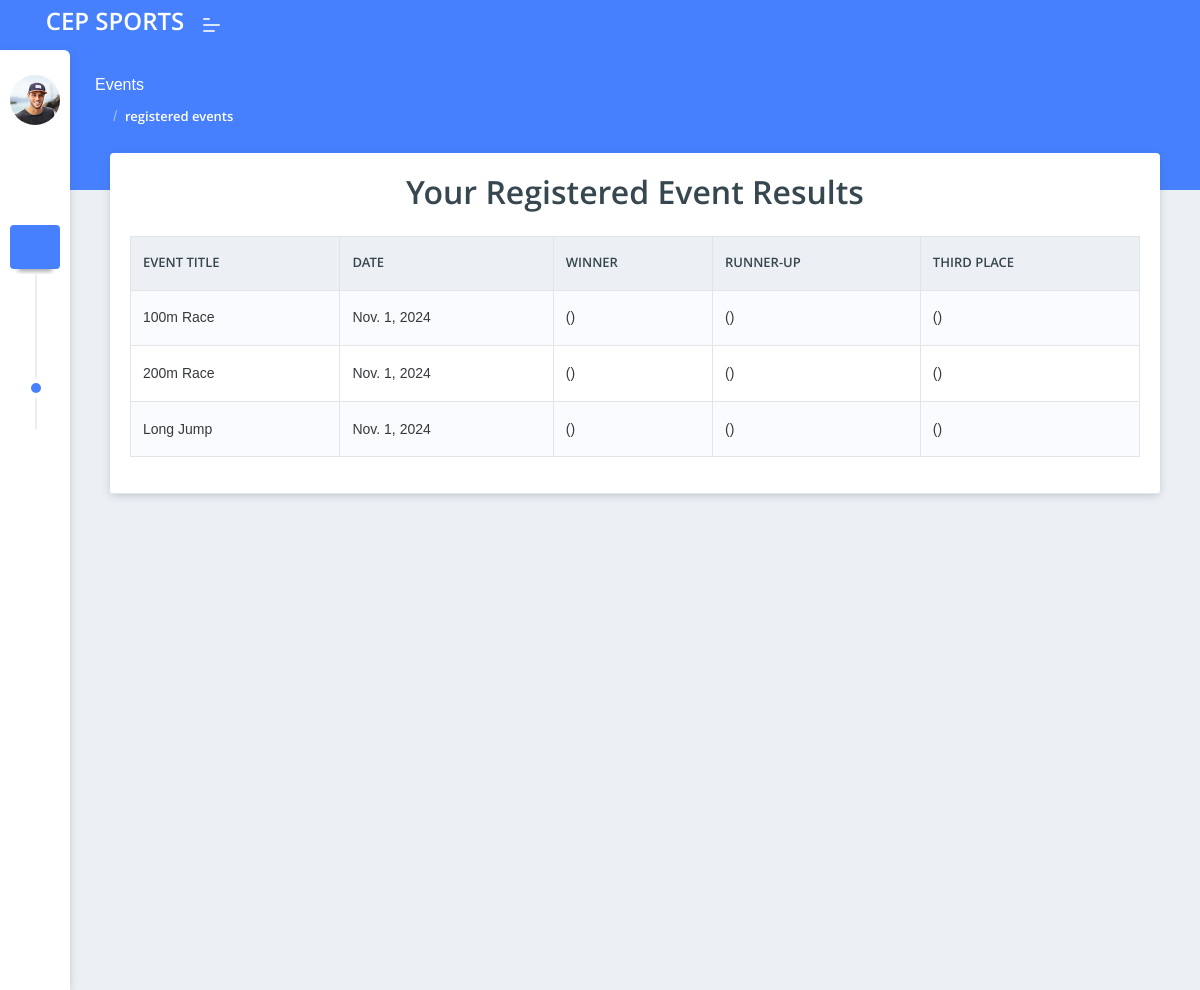
The app's page /student/student/results/ (signed in) with its own data.
### admin_panel/models.py (models this page shows, shortened)
class SportEvent(models.Model):
    title = models.CharField(max_length=255)
    description = models.TextField()
    date = models.DateField()
    time = models.TimeField()
    location = models.CharField(max_length=255)
    sport_type = models.CharField(max_length=50)
    remarks = models.TextField(blank=True, null=True)
    coordinator = models.ForeignKey(Coordinator, on_delete=models.CASCADE)

### coordinator/models.py (models this page shows)
class Result(models.Model):
    sport_event = models.ForeignKey(SportEvent, on_delete=models.CASCADE)
    title = models.CharField(max_length=100)
    first_prize = models.CharField(max_length=100)  # Use CharField for the winner's name or ID
    second_prize = models.CharField(max_length=100)  # Use CharField for runner-up's name or ID
    third_prize = models.CharField(max_length=100)  # Use CharField for third place's name or ID
    date = models.DateField(auto_now_add=True)

### student/views.py (the view)
# urls.py: path('student/results/', views.view_results, name='view_results'),
@login_required
def view_results(request):
    student = get_object_or_404(CoreStudent, user=request.user)
    registered_events = EventRegistration.objects.filter(student=student)
    results = []
    for registration in registered_events:
        result = Result.objects.filter(sport_event=registration.event).first()
        if result:
            results.append({
                'event': registration.event,
                'result': result
            })
    return render(request, 'student/view_results.html', {'results': results})

### student/templates/student/view_results.html
{% extends "student/base.html" %}
{% load static %}
{% block content %}
<div class="pcoded-main-container">
    <div class="pcoded-content">
        <div class="page-header">
            <div class="page-block">
                <div class="row align-items-center">
                    <div class="col-md-12">
                        <div class="page-header-title">
                            <h5 class="m-b-10">Events</h5>
                        </div>
                        <ul class="breadcrumb">
                            <li class="breadcrumb-item"><a href="{% url "student_dashboard" %}"><i class="feather icon-home"></i></a></li>
                            <li class="breadcrumb-item"><a href="#!">registered events</a></li>
                        </ul>
                    </div>
                </div>
            </div>
        </div>
        <div class="col-sm-12">
            <div class="card">
                <div class="card-header">
<h2 class="text-center mb-4">Your Registered Event Results</h2>
<table class="table table-bordered table-striped mt-3">
    <thead>
        <tr>
            <th>Event Title</th>
            <th>Date</th>
            <th>Winner</th>
            <th>Runner-up</th>
            <th>Third Place</th>
        </tr>
    </thead>
    <tbody>
        {% for entry in results %}
        <tr>
            <td>{{ entry.event.title }}</td>
            <td>{{ entry.result.date }}</td>
            <td>
                {% if entry.result.first_prize %}
                    {{ entry.result.first_prize.full_name }} ({{ entry.result.first_prize.house.name }})
                {% else %}
                    Not Assigned
                {% endif %}
            </td>
            <td>
                {% if entry.result.second_prize %}
                    {{ entry.result.second_prize.full_name }} ({{ entry.result.second_prize.house.name }})
                {% else %}
                    Not Assigned
                {% endif %}
            </td>
            <td>
                {% if entry.result.third_prize %}
                    {{ entry.result.third_prize.full_name }} ({{ entry.result.third_prize.house.name }})
                {% else %}
                    Not Assigned
                {% endif %}
            </td>
        </tr>
        {% empty %}
        <tr>
            <td colspan="5" class="text-center">No results available for your registered events.</td>
        </tr>
        {% endfor %}
    </tbody>
</table>
    </div>
</div>
{% endblock content %}

### records on screen
SportEvent: event "100m Race", result "Nov. 1, 2024"
SportEvent: event "200m Race", result "Nov. 1, 2024"
SportEvent: event "Long Jump", result "Nov. 1, 2024"
